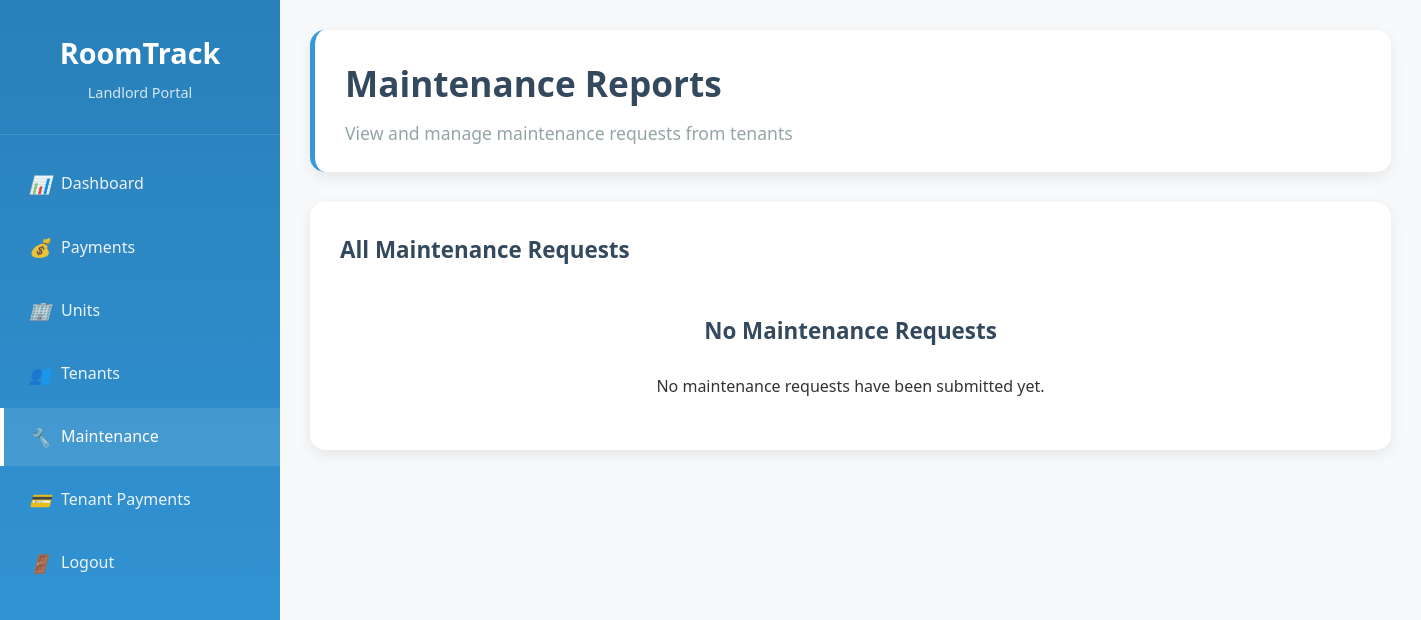
The page /landlord/maintenance-reports (signed in) on the database as committed earlier.
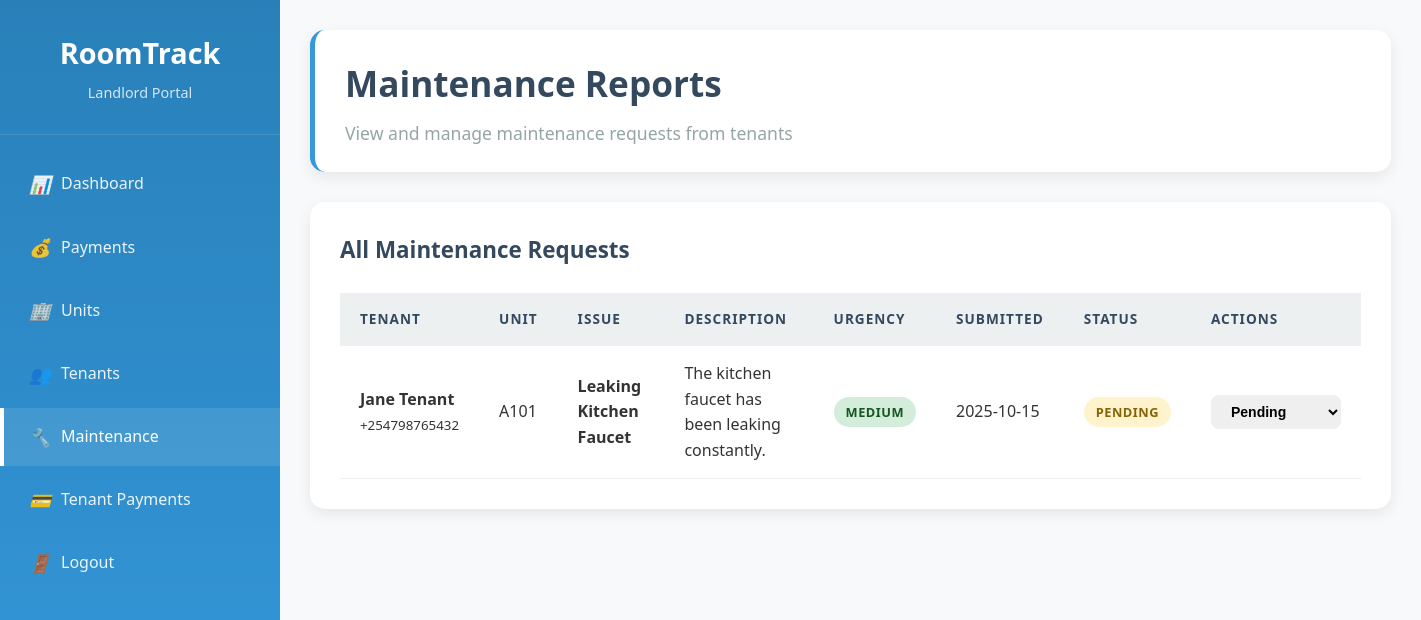
The same page on the database as committed later.
### models.py (models this page shows)
class MaintenanceRequest(db.Model):
    id = db.Column(db.Integer, primary_key=True)
    tenant_id = db.Column(db.Integer, db.ForeignKey('user.id'), nullable=False)
    unit_id = db.Column(db.Integer, db.ForeignKey('unit.id'), nullable=False)
    title = db.Column(db.String(200), nullable=False)
    description = db.Column(db.Text, nullable=False)
    urgency = db.Column(db.String(20), default='medium')  # low, medium, high, emergency
    status = db.Column(db.String(20), default='pending')  # pending, in_progress, completed
    created_at = db.Column(db.DateTime, default=datetime.utcnow)
    updated_at = db.Column(db.DateTime, default=datetime.utcnow, onupdate=datetime.utcnow)

class User(UserMixin, db.Model):
    id = db.Column(db.Integer, primary_key=True)
    username = db.Column(db.String(80), unique=True, nullable=False)
    email = db.Column(db.String(120), unique=True, nullable=False)
    password = db.Column(db.String(200), nullable=False)
    role = db.Column(db.String(20), nullable=False)  # admin, landlord, tenant
    full_name = db.Column(db.String(200))
    id_number = db.Column(db.String(50))
    passport_number = db.Column(db.String(50))
    phone = db.Column(db.String(20))
    created_at = db.Column(db.DateTime, default=datetime.utcnow)
    landlord_properties = db.relationship('Property', backref='landlord', lazy=True)
    tenant_leases = db.relationship('Lease', backref='tenant', lazy=True, foreign_keys='Lease.tenant_id')
    maintenance_requests = db.relationship('MaintenanceRequest', backref='tenant', lazy=True)

class Unit(db.Model):
    id = db.Column(db.Integer, primary_key=True)
    unit_number = db.Column(db.String(50), nullable=False)
    rent_amount = db.Column(db.Float, nullable=False)
    status = db.Column(db.String(20), default='vacant')  # vacant, occupied
    bedrooms = db.Column(db.Integer, default=1)
    bathrooms = db.Column(db.Integer, default=1)
    square_feet = db.Column(db.Integer)
    property_id = db.Column(db.Integer, db.ForeignKey('property.id'), nullable=False)
    leases = db.relationship('Lease', backref='unit', lazy=True, cascade='all, delete-orphan')
    maintenance_requests = db.relationship('MaintenanceRequest', backref='unit', lazy=True)

### app.py (the view)
@app.route('/landlord/maintenance-reports')
@login_required
def landlord_maintenance_reports():
    if current_user.role != 'landlord':
        return redirect(url_for('index'))
    properties = Property.query.filter_by(landlord_id=current_user.id).all()
    property_ids = [p.id for p in properties]
    maintenance_requests = MaintenanceRequest.query.join(Unit).filter(Unit.property_id.in_(property_ids)).order_by(MaintenanceRequest.created_at.desc()).all()
    return render_template('landlord/maintenance_reports.html', maintenance_requests=maintenance_requests)

### app.py (called while the page is built)
@login_manager.user_loader
def load_user(user_id):
    return User.query.get(int(user_id))

### templates/landlord/maintenance_reports.html (shortened to what the changed rows need)
<!DOCTYPE html>
<html lang="en">
<head>
    <link rel="stylesheet" href="{{ url_for('static', filename='css/style.css') }}">
</head>
<body>
    <div class="dashboard">
        <div class="sidebar">
            <div class="sidebar-header">
                <h2>RoomTrack</h2>
            </div>
        </div>
        <div class="main-content">
            <div class="header">
                <h1>Maintenance Reports</h1>
            </div>
            <div class="table-container">
                {% if maintenance_requests %}
                <table>
                    <thead>
                        <tr>
                            <th>Tenant</th>
                            <th>Unit</th>
                            <th>Issue</th>
                            <th>Description</th>
                            <th>Urgency</th>
                            <th>Submitted</th>
                            <th>Status</th>
                            <th>Actions</th>
                        </tr>
                    </thead>
                    <tbody>
                        {% for request in maintenance_requests %}
                        <tr>
                            <td>
                                <strong>{{ request.tenant.full_name }}</strong><br>
                                <small>{{ request.tenant.phone or 'No phone' }}</small>
                            </td>
                            <td>{{ request.unit.unit_number }}</td>
                            <td><strong>{{ request.title }}</strong></td>
                            <td>{{ request.description[:100] }}{% if request.description|length > 100 %}...{% endif %}</td>
                            <td>
                                <span class="status-badge
                                    {% if request.urgency == 'emergency' %}status-rejected
                                    {% elif request.urgency == 'high' %}status-pending
                                    {% elif request.urgency == 'medium' %}status-active
                                    {% else %}status-vacant{% endif %}">
                                    {{ request.urgency|title }}
                                </span>
                            </td>
                            <td>{{ request.created_at.strftime('%Y-%m-%d') }}</td>
                            <td>
                                <span class="status-badge status-{{ request.status }}">
                                    {{ request.status|title }}
                                </span>
                            </td>
                            <td>
                                <select onchange="updateMaintenanceStatus({{ request.id }}, this.value)" class="btn btn-sm">
                                    <option value="pending" {% if request.status == 'pending' %}selected{% endif %}>Pending</option>
                                </select>
                            </td>
                        </tr>
                        {% endfor %}
                    </tbody>
                </table>
                {% else %}
                <div class="text-center p-20">
                    <h3>No Maintenance Requests</h3>
                    <p>No maintenance requests have been submitted yet.</p>
                </div>
                {% endif %}
            </div>
        </div>
    </div>
</body>
</html>

Rows that differ between the two databases and show on the page:
added MaintenanceRequest: tenant.full_name "Jane Tenant", tenant "+254798765432", unit.unit_number "A101", title "Leaking Kitchen Faucet", description "The kitchen faucet has been leaking constantly.", urgency "MEDIUM", created_at "2025-10-15", status "PENDING", status+id "Pending"
Other text that changed with them:
text no longer shown: "No Maintenance Requests No maintenance requests have been submitted yet."
text now shown: "TENANT UNIT ISSUE DESCRIPTION URGENCY SUBMITTED STATUS ACTIONS"
